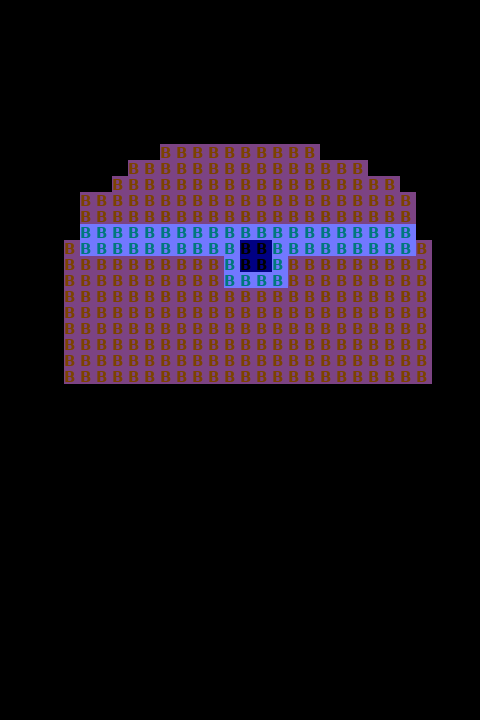

This game map was drawn from its Tiled (.tmx) file and the tilesets committed beside it. A one-line description and the trimmed map source follow:
An orthogonal 30x45 tile map with 16x16 px tiles, 2 tile layers (block_behaviors, blocks), 1 hidden layer not drawn, 3 tilesets.

<map version="1.0" tiledversion="1.1.4" orientation="orthogonal" renderorder="right-down" width="30" height="45" tilewidth="16" tileheight="16" infinite="0" nextobjectid="1">
 <tileset firstgid="1" source="block_images.tsx" />
 <tileset firstgid="1351" source="block_behaviors.tsx" />
 <tileset firstgid="2701" source="power_up_behaviors.tsx" />
 <layer name="block_behaviors" width="30" height="45">
  <data>[1350 cells, 313 non-empty, 2 distinct tile ids]</data>
 </layer>
 <layer name="power_ups" width="30" height="45" visible="0">
  <data>[1350 cells, 48 non-empty, 4 distinct tile ids]</data>
 </layer>
 <layer name="blocks" width="30" height="45" opacity="0.49">
  <data>[1350 cells, 313 non-empty, 3 distinct tile ids]</data>
 </layer>
</map>
